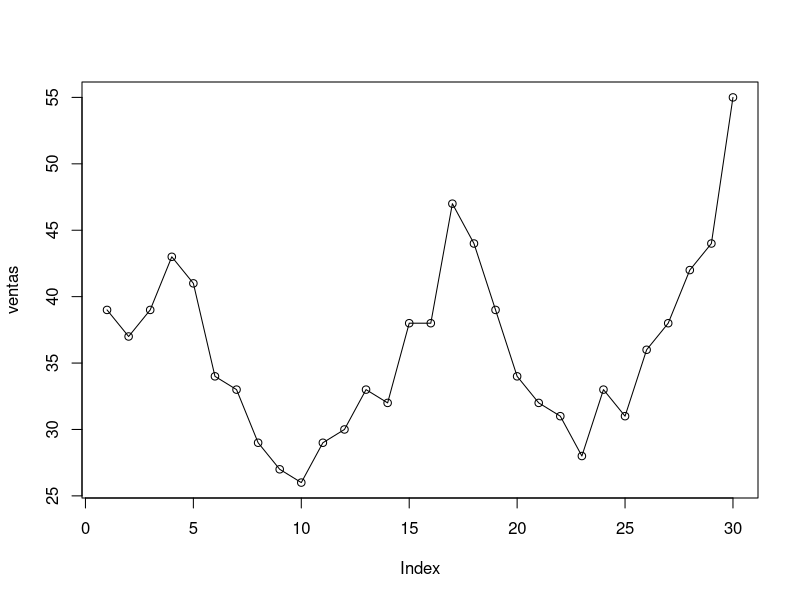
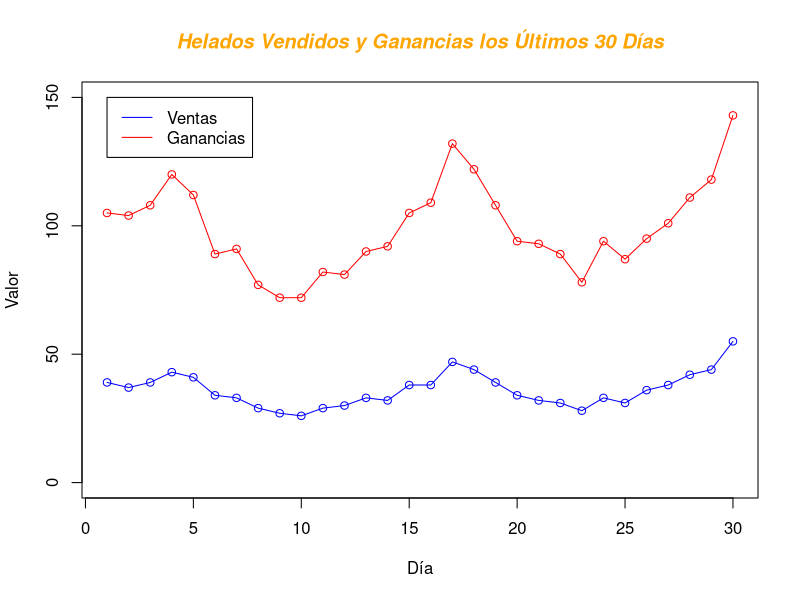
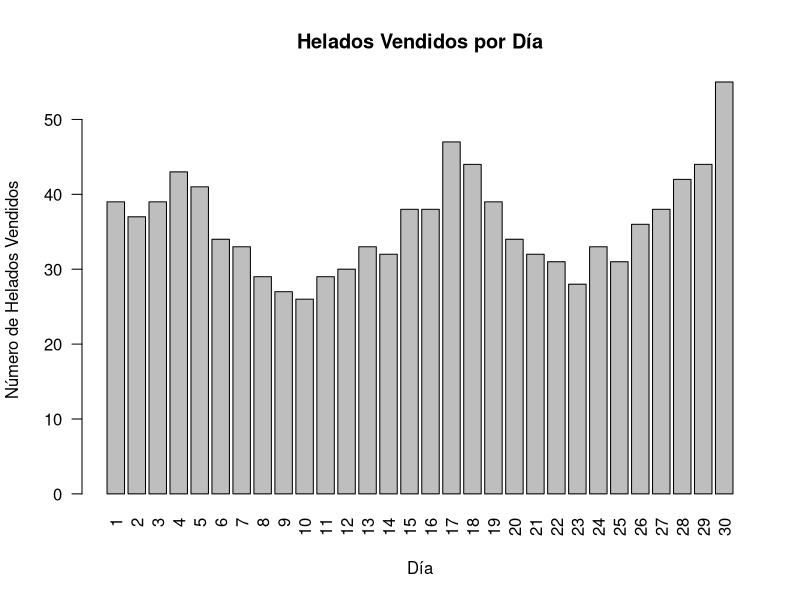
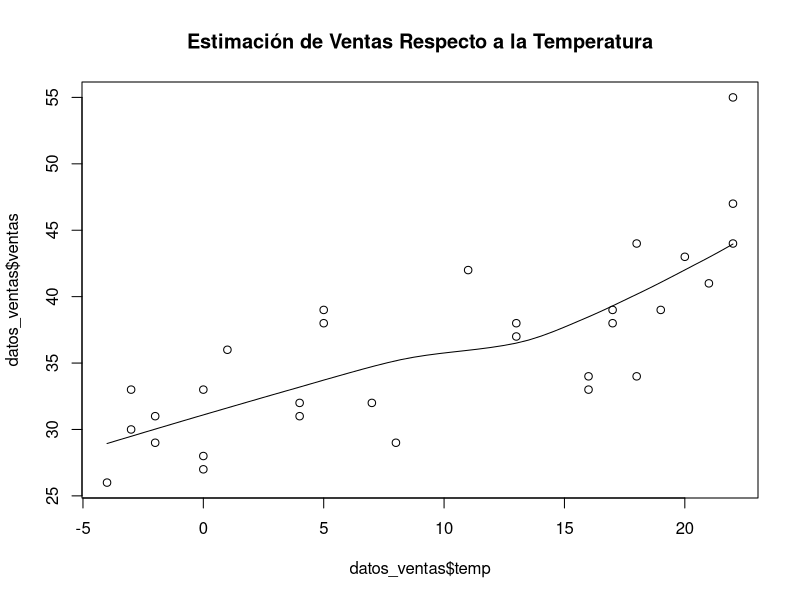

Recreate these plots in R, in order.
########################
# Preparación de Datos #
########################

# Lectura del archivo de datos CSV
datos_ventas <- read.csv("datos/venta-helados.csv")

# Define la columna día como el índice
rownames(datos_ventas) <- datos_ventas$dia

# Muestra los primeros diez registros
head(datos_ventas, 10)

# Muestra las principales estadísticas descriptivas del Data Frame
summary(datos_ventas)

####################################
# Análisis Preliminar de los Datos #
####################################

# Define los vectores de datos para las gráficas
ventas <- datos_ventas$ventas
ganancias <- datos_ventas$ganancia

## Primer Intento ##

# Crea un gráfico de líneas con el número de helados vedidos a lo largo de los 30 días
plot(
  ventas,
  type = "o"
)

# Agrega una segunda línea con las ganacias totales a lo largo de los 30 días
lines(
  ganancias,
  type = "o",
  col = "red"
)

## Segundo Intento ##

# Crea un gráfico de líneas con el número de helados vedidos a lo largo de los 30 días
plot(
  ventas,
  type = "o",
  col = "blue",
  ylim = c(0, 150),
  main = "Helados Vendidos y Ganancias los Últimos 30 Días",
  col.main="Orange",
  font.main= 4,
  xlab = "Día",
  ylab = "Valor"
)

# Agrega una segunda línea con las ganacias totales a lo largo de los 30 días
lines(
  ganancias,
  type = "o",
  col = "red"
)

# Agrega una leyenda al gráfico
legend(
  x = 1,
  y = 150,
  legend = c("Ventas", "Ganancias"),
  col = c("blue", "red"),
  lty = 1:1,
)


## Crea gráfico de barras con número de helados vendidos por día
barplot(
  ventas,
  main = "Helados Vendidos por Día",
  xlab = "Día",
  ylab = "Número de Helados Vendidos",
  names.arg = datos_ventas$dia,
  las = 2
)

#####################
# Modelo Predictivo #
#####################

## Regresión Lineal ##
## http://www.sthda.com/english/articles/40-regression-analysis/167-simple-linear-regression-in-r/

# ventas = b0 + b1 * temp

modelo_rl = lm(ventas ~ temp, data = datos_ventas)
modelo_rl

# Ecuación con coeficientes: ventas = 30.7492 + 0.5597 * temp

# Ventas estimadas si tenemos una temperatura de 4 grados
temperatura = 36
ventas_estimadas = 30.7492 + 0.5597 * temperatura
ventas_estimadas

scatter.smooth(
  x = datos_ventas$temp,
  y = datos_ventas$ventas,
  main = "Estimación de Ventas Respecto a la Temperatura"
)

## Red Neuronal ##
## https://www.r-bloggers.com/fitting-a-neural-network-in-r-neuralnet-package/